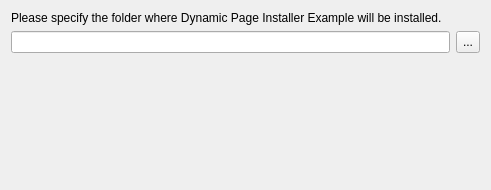
<?xml version="1.0" encoding="UTF-8"?>
<ui version="4.0">
 <class>TargetWidget</class>
 <widget class="QWidget" name="TargetWidget">
  <property name="geometry">
   <rect>
    <x>0</x>
    <y>0</y>
    <width>491</width>
    <height>190</height>
   </rect>
  </property>
  <property name="sizePolicy">
   <sizepolicy hsizetype="Preferred" vsizetype="Preferred">
    <horstretch>0</horstretch>
    <verstretch>0</verstretch>
   </sizepolicy>
  </property>
  <property name="minimumSize">
   <size>
    <width>491</width>
    <height>190</height>
   </size>
  </property>
  <property name="windowTitle">
   <string>Form</string>
  </property>
  <layout class="QVBoxLayout" name="verticalLayout">
   <item>
    <widget class="QLabel" name="label_2">
     <property name="text">
      <string>Please specify the folder where Dynamic Page Installer Example will be installed.</string>
     </property>
    </widget>
   </item>
   <item>
    <layout class="QHBoxLayout" name="horizontalLayout">
     <item>
      <widget class="QLineEdit" name="targetDirectory">
       <property name="readOnly">
        <bool>true</bool>
       </property>
      </widget>
     </item>
     <item>
      <widget class="QToolButton" name="targetChooser">
       <property name="sizePolicy">
        <sizepolicy hsizetype="Fixed" vsizetype="Preferred">
         <horstretch>0</horstretch>
         <verstretch>0</verstretch>
        </sizepolicy>
       </property>
       <property name="minimumSize">
        <size>
         <width>0</width>
         <height>0</height>
        </size>
       </property>
       <property name="text">
        <string>...</string>
       </property>
      </widget>
     </item>
    </layout>
   </item>
   <item>
    <spacer name="verticalSpacer">
     <property name="orientation">
      <enum>Qt::Vertical</enum>
     </property>
     <property name="sizeHint" stdset="0">
      <size>
       <width>20</width>
       <height>122</height>
      </size>
     </property>
    </spacer>
   </item>
  </layout>
 </widget>
 <resources/>
 <connections/>
</ui>
